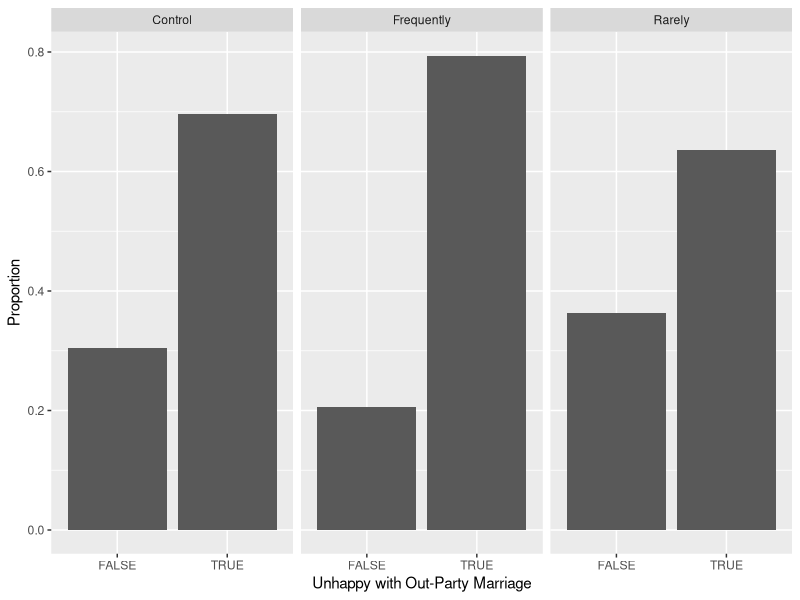
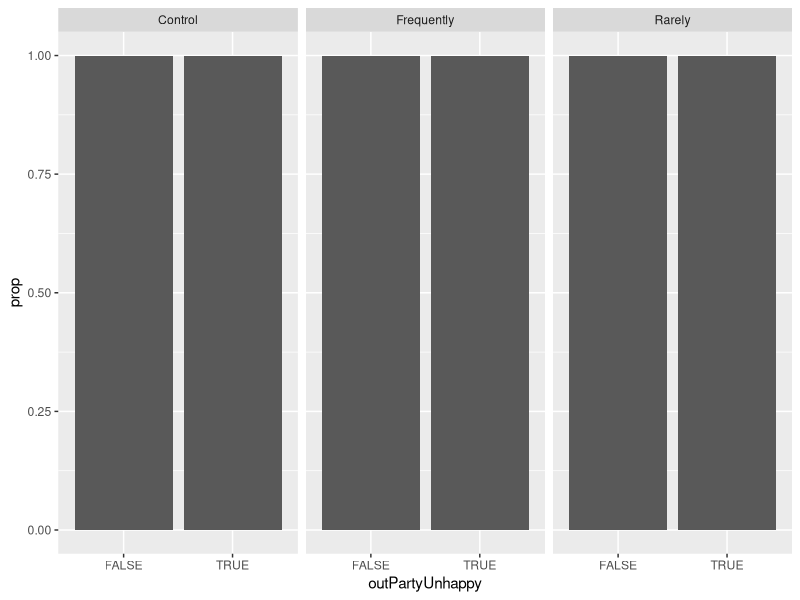

These charts were generated, in order, by the following R code:
## ---- chunk 1
knitr::opts_chunk$set(echo = TRUE)
library(dplyr)
library(readr)
library(ggplot2)
library(tidyr)
library(tidyverse)
library(cowplot)
## ---- chunk 2
# remember to use the correct file name
marriage_data <- read_csv('Sep23ClassData_clean.csv')
## ---- chunk 3

#What is the difference in Very Happy/Very Unhappy between strong/not-strong partisans?

marriage_data %>% 
  group_by(strongPARTISAN) %>% 
  count(polarized)

#How many people were very happy with in-party but indifferent towards out-party? Vise versa?

inpartyfav <- marriage_data %>% 
  mutate(inpartyfav = if_else(inPartyHappy == TRUE & outPartyUnhappy == FALSE, 1, 0))

  #indifferent towards own party but discriminatory towards outparty

outpartyhate <-  marriage_data %>% 
  mutate(outpartyhate = if_else(inPartyHappy == FALSE & outPartyUnhappy == TRUE, 1, 0)) %>% 
  filter(outpartyhate == 1)

outpartyhate %>% 
  count(treatment)

## ---- chunk 4
ggplot(data = marriage_data %>% filter(is.na(outPartyUnhappy)==FALSE)) + 
  geom_bar(mapping = aes(x = outPartyUnhappy, y = ..prop.., group = 1), stat = "count") + 
  facet_wrap(~treatment) + ylab("Proportion") + xlab("Unhappy with Out-Party Marriage")
## ---- chunk 5

#filter for strong partisans

strong_partisan <- marriage_data %>% 
  filter(strongPARTISAN == TRUE) %>% 
  filter(is.na(outPartyUnhappy)==FALSE)

strong_partisan %>% 
  ggplot(aes(x = outPartyUnhappy, y = ..prop..)) +
  geom_bar(stat = "count", group = 1) +
  facet_wrap(~treatment)


#ggplot(data = marriage_data %>% filter(is.na(outPartyUnhappy)==FALSE)) + 
  #geom_bar(mapping = aes(x = outPartyUnhappy, y = ..prop.., group = 1), stat = "count") + 
  #facet_wrap(~treatment) + ylab("Proportion") + xlab("Unhappy with Out-Party Marriage")



